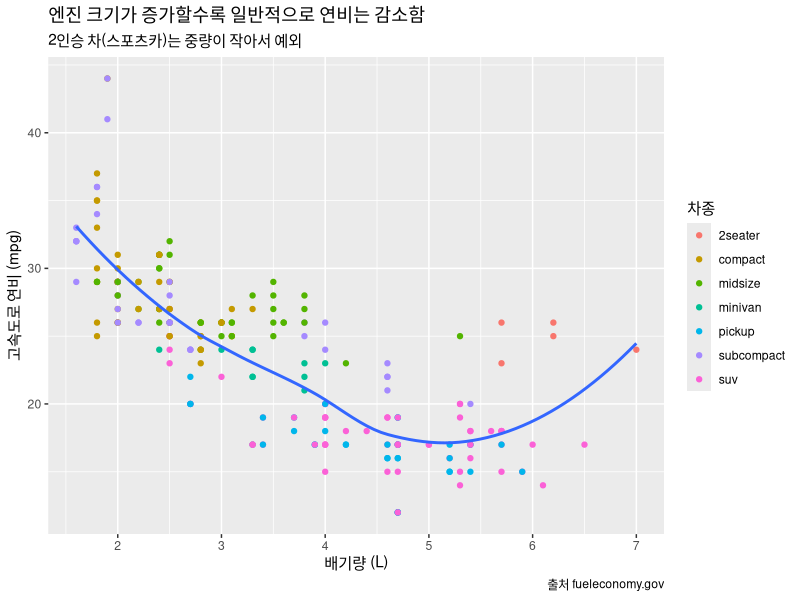
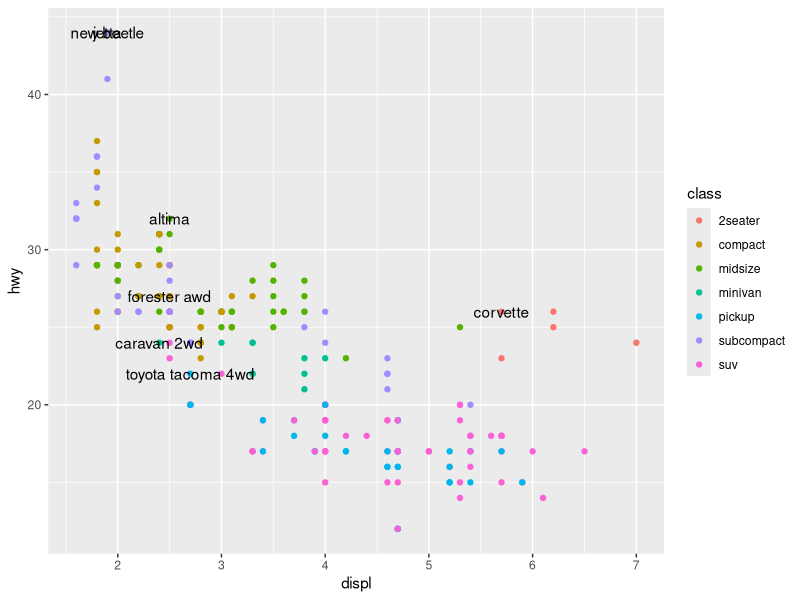
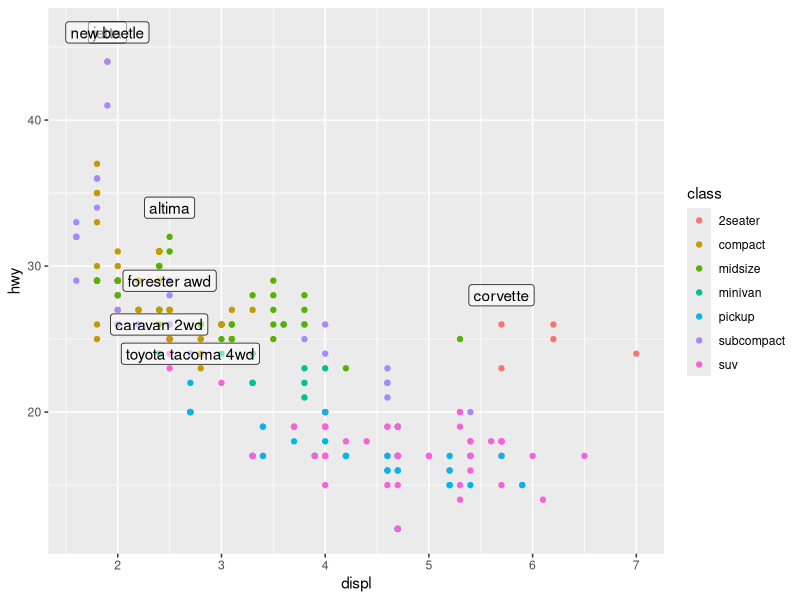
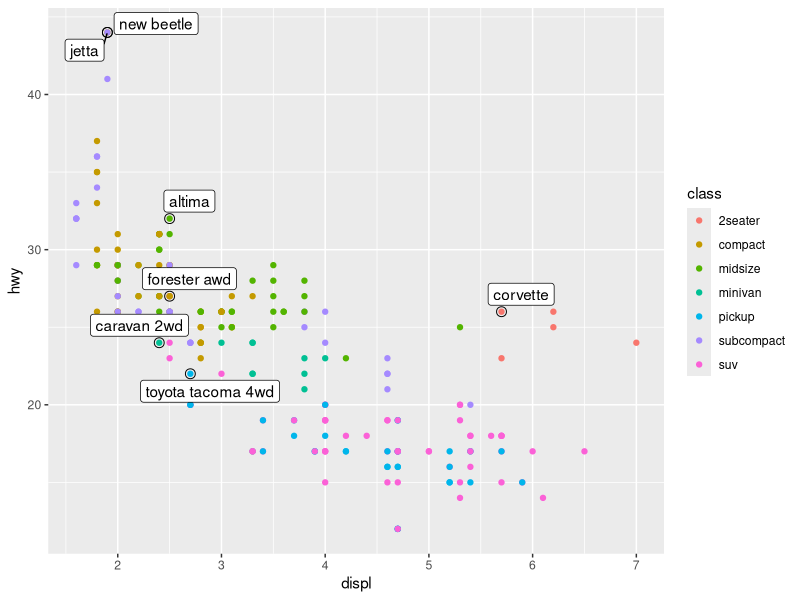
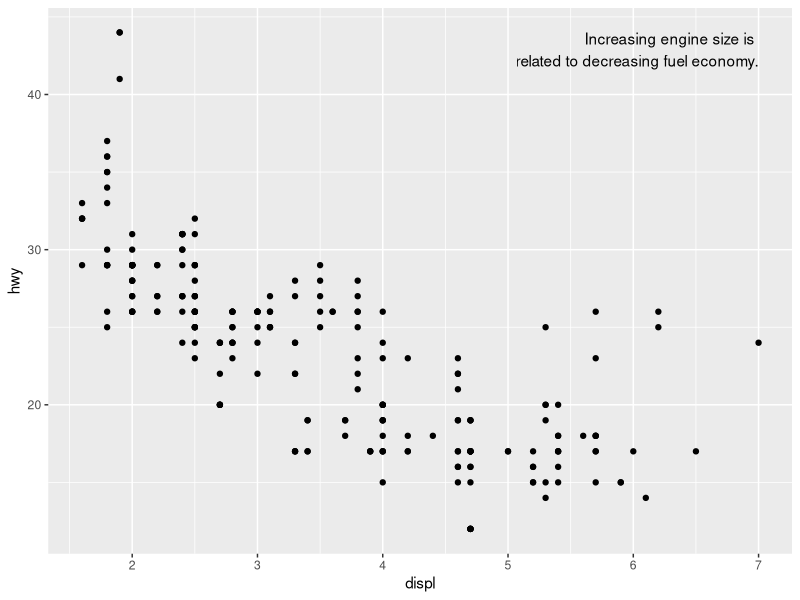
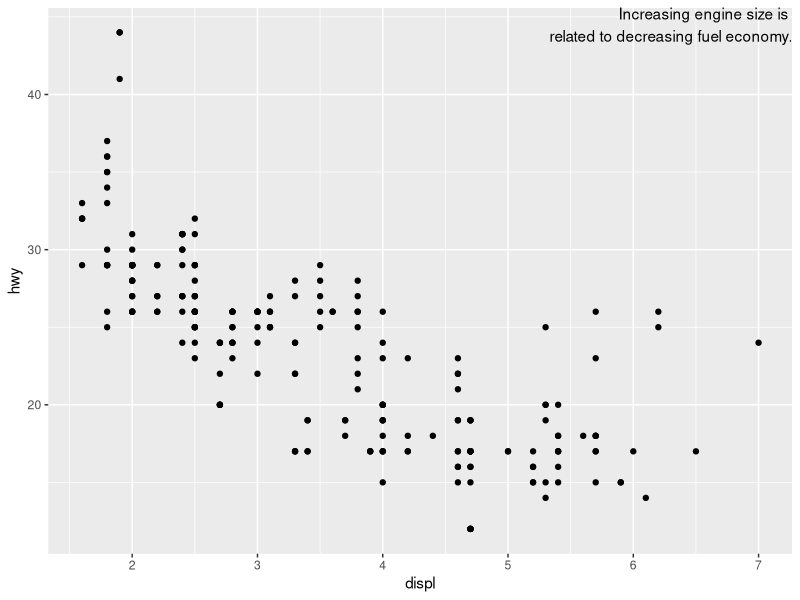
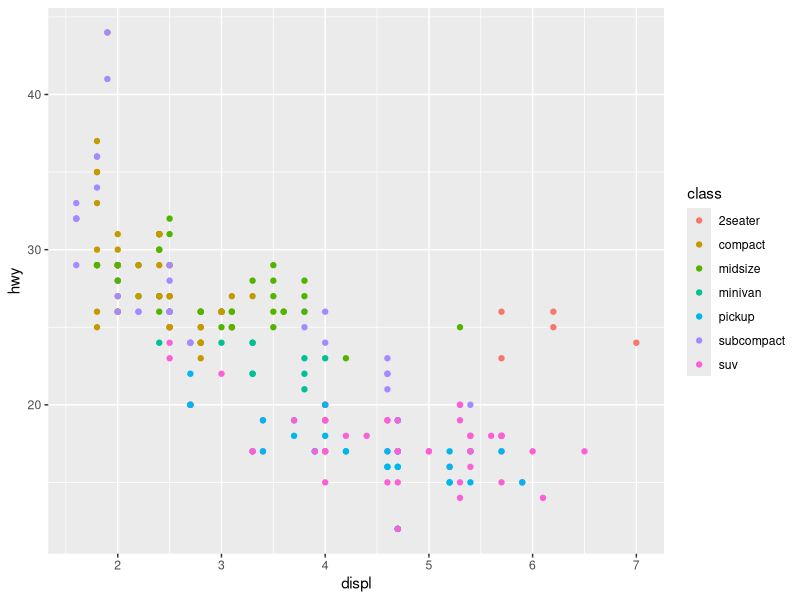
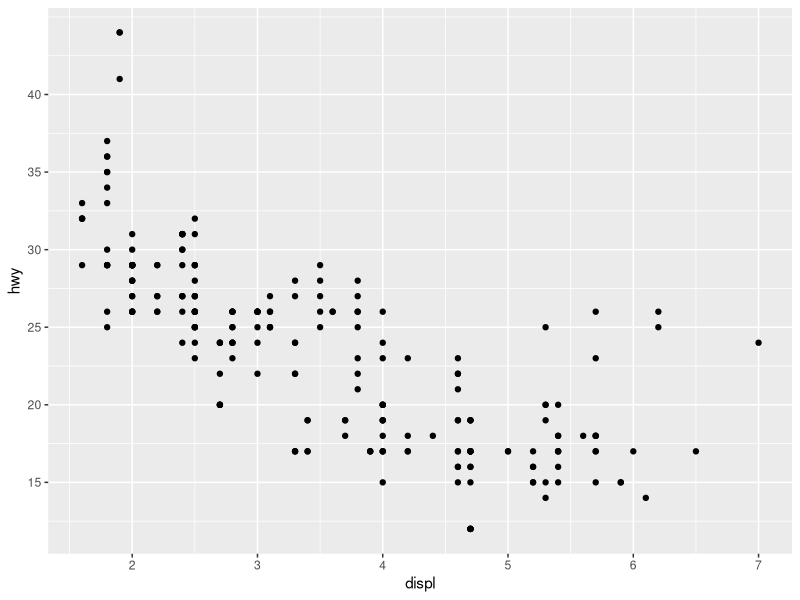

The R script that drew these images, in order:
## ---- chunk 1
knitr::opts_chunk$set(echo = TRUE,
                      warning = FALSE,
                      message = FALSE)
library(tidyverse)
library(ggrepel)
best_in_class <- mpg %>%
  group_by(class) %>%
  filter(row_number(desc(hwy)) == 1)
## ---- chunk 2
ggplot(mpg, aes(displ, hwy)) +
  geom_point(aes(color = class)) +
  geom_smooth(se = FALSE) +
  labs(
    title = "엔진 크기가 증가할수록 일반적으로 연비는 감소함",
    subtitle = "2인승 차(스포츠카)는 중량이 작아서 예외",
    caption = "출처 fueleconomy.gov",
    x = "배기량 (L)",
    y = "고속도로 연비 (mpg)",
    color = "차종"
  )
## ---- chunk 3
ggplot(mpg, aes(displ, hwy)) +
  geom_point(aes(colour = class)) +
  geom_text(aes(label = model), data = best_in_class)
## ---- chunk 4
ggplot(mpg, aes(displ, hwy)) +
  geom_point(aes(colour = class)) +
  geom_label(aes(label = model), data = best_in_class, nudge_y = 2, alpha = 0.5)
## ---- chunk 5
ggplot(mpg, aes(displ, hwy)) +
  geom_point(aes(colour = class)) +
  geom_point(size = 3, shape = 1, data = best_in_class) +
  ggrepel::geom_label_repel(aes(label = model), data = best_in_class)
## ---- chunk 6
label <- mpg %>%
  summarise(
    displ = max(displ),
    hwy = max(hwy),
    label = "Increasing engine size is \nrelated to decreasing fuel economy."
  )

ggplot(mpg, aes(displ, hwy)) +
  geom_point() +
  geom_text(aes(label = label), data = label, vjust = "top", hjust = "right")
## ---- chunk 7
label <- tibble(
  displ = Inf,
  hwy = Inf,
  label = "Increasing engine size is \nrelated to decreasing fuel economy."
)

ggplot(mpg, aes(displ, hwy)) +
  geom_point() +
  geom_text(aes(label = label), data = label, vjust = "top", hjust = "right")
## ---- chunk 8
"Increasing engine size is related to decreasing fuel economy." %>%
  stringr::str_wrap(width = 40) %>%
  writeLines()
## ---- chunk 9
ggplot(mpg, aes(displ, hwy)) +
  geom_point(aes(colour = class))
## ---- chunk 10
ggplot(mpg, aes(displ, hwy)) +
  geom_point() +
  scale_y_continuous(breaks = seq(15, 40, by = 5))
## ---- chunk 11
ggplot(mpg, aes(displ, hwy)) +
  geom_point() +
  scale_x_continuous(labels = NULL) +
  scale_y_continuous(labels = NULL)
## ---- chunk 12
presidential %>%
  mutate(id = 33 + row_number()) %>%
  ggplot(aes(start, id)) +
    geom_point() +
    geom_segment(aes(xend = end, yend = id)) +
    scale_x_date(NULL, breaks = presidential$start, date_labels = "'%y") +
    labs (
      title = "각 미국 대통령의 임기가 시작하고 끝난 때를 보여주는 플롯"
    )
## ---- chunk 13
base <- ggplot(mpg, aes(displ, hwy)) +
  geom_point(aes(colour = class))

base + theme(legend.position = "left")
base + theme(legend.position = "top")
base + theme(legend.position = "bottom")
base + theme(legend.position = "right") # 기본값
## ---- chunk 14
ggplot(mpg, aes(displ, hwy)) +
  geom_point(aes(colour = class)) +
  geom_smooth(se = FALSE) +
  theme(legend.position = "bottom") +
  guides(colour = guide_legend(nrow = 1, override.aes = list(size = 4)))
## ---- chunk 15
ggplot(diamonds, aes(carat, price)) +
  geom_bin2d() + 
  scale_x_log10() + 
  scale_y_log10()
## ---- chunk 16
ggplot(mpg, aes(displ, hwy)) +
  geom_point(aes(color = drv))

ggplot(mpg, aes(displ, hwy)) +
  geom_point(aes(color = drv)) +
  scale_colour_brewer(palette = "Set1")
## ---- chunk 17
ggplot(mpg, aes(displ, hwy)) +
  geom_point(aes(color = drv, shape = drv)) +
  scale_colour_brewer(palette = "Set1")
## ---- chunk 18
presidential %>%
  mutate(id = 33 + row_number()) %>%
  ggplot(aes(start, id, colour = party)) +
    geom_point() +
    geom_segment(aes(xend = end, yend = id)) +
    scale_colour_manual(values = c(Republican = "red", Democratic = "blue"))
## ---- chunk 19
ggplot(mpg, mapping = aes(displ, hwy)) +
  geom_point(aes(color = class)) +
  geom_smooth() +
  coord_cartesian(xlim = c(5, 7), ylim = c(10, 30))

mpg %>%
  filter(displ >= 5, displ <= 7, hwy >= 10, hwy <= 30) %>%
  ggplot(aes(displ, hwy)) +
  geom_point(aes(color = class)) +
  geom_smooth()
## ---- chunk 20
suv <- mpg %>% filter(class == "suv")
compact <- mpg %>% filter(class == "compact")

ggplot(suv, aes(displ, hwy, colour = drv)) +
  geom_point()

ggplot(compact, aes(displ, hwy, colour = drv)) +
  geom_point()
## ---- chunk 21
x_scale <- scale_x_continuous(limits = range(mpg$displ))
y_scale <- scale_y_continuous(limits = range(mpg$hwy))
col_scale <- scale_colour_discrete(limits = unique(mpg$drv))

ggplot(suv, aes(displ, hwy, colour = drv)) +
  geom_point() +
  x_scale +
  y_scale +
  col_scale

ggplot(compact, aes(displ, hwy, colour = drv)) +
  geom_point() +
  x_scale +
  y_scale +
  col_scale
## ---- chunk 22
ggplot(mpg, aes(displ, hwy)) +
  geom_point(aes(color = class)) +
  geom_smooth(se = FALSE) +
  theme_bw()
## ---- chunk 23
ggplot(mpg, aes(displ, hwy)) + geom_point()

ggsave("my-plot.pdf")
